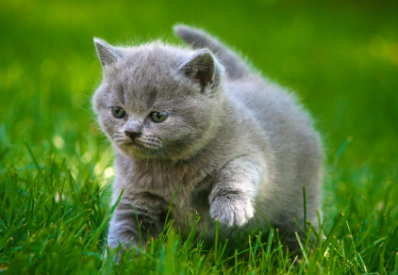
#> input picture image.png, 398 x 275 px
$ python main.py -f image.png -l 5 -b -g
#> lines starting #> are read from the running program, lines starting #| are printed output that depends on the picture
### work_with_images.py
"""
Модуль для создания изображений
"""

import os

from PIL import Image, ImageDraw

from tree import QuadTree, MAX_DEPTH


class CreatorGifImages:
    """
    Класс, отвечающий за сохранение Gif-изображений
    """

    def __init__(self) -> None:
        """
        Конструктор класса, который будет сохранять гифки
        :return: None
        """
        self.frames = []
        self.frames_count = 0
        self.gif_number = 1

        self.__path = self.create_path()

    # [7 lines left out: function path, not called in this run]

    def create_path(self) -> str:
        """
        Метод создания пути к гифке
        :return: путь к гифке
        """
        directory = "gif"

        # Если папки .gif нет, то создаём её
        if not os.path.exists(directory):
            os.mkdir(directory)

        path = f"{directory}\\gif{self.gif_number}.gif"
        while os.path.exists(path):
            self.gif_number += 1
            path = f"{directory}\\gif{self.gif_number}.gif"
        return path


# [33 lines left out: functions add_img_to_gif, create_gif, not called in this run]


def create_image(quadtree: QuadTree, level: int,
                 borders: bool) -> Image:
    """
    Создание изображения на основе квадродерева
    :param quadtree: Квадродерево
    :param level: Уровень глубины
    :param borders: Нужны ли границы
    :return: Готовое изображение
    """
    # Создаём пустой холст изображения
    image = Image.new('RGB', (quadtree.width, quadtree.height))

    draw = ImageDraw.Draw(image)
    draw.rectangle((0, 0, quadtree.width, quadtree.height), (0, 0, 0))
    leaf_nodes = quadtree.get_leaf_nodes(level)

    for node in leaf_nodes:
        if borders:
            draw.rectangle(node.border_box, node.average_color,
                           outline=(0, 0, 0))
        else:
            draw.rectangle(node.border_box, node.average_color)

    return image


def compression_start(file: str, level: int, borders: bool,
                      gif: bool) -> None:
    """
    Начало сжатия
    :param file: Путь к файлу
    :param level: Уровень глубины
    :param borders: Отображение границ
    :param gif: Нужно ли создавать gif изображение
    :return: None
    """
#> called with file = 'image.png', level = 5, borders = True, gif = True
    original_image = Image.open(file)
#> original_image is the input picture: PIL image 398x275 RGBA; mean R, G, B, A 85.6, 122.4, 48.6, 255
    quadtree = QuadTree(original_image)

    file_name = file[:-4]
    file_extension = file[len(file) - 3::]

    result_image = create_image(quadtree, level, borders)
    result_image.save(f"{file_name}_quadtree.{file_extension}")
    print("Изображение создано.")

    if gif:
        gif = CreatorGifImages()

        for value in range(MAX_DEPTH ,0,-1): #MAX_DEPTH+1   (1, level + 1)   (MAX_DEPTH ,0,-1)  MAX_DEPTH, level, -1
            new_img = create_image(quadtree, value, borders)
            add_img_to_gif(new_img, gif)

        create_gif(gif)

### tree.py
"""Реализация квадродерева"""

import threading
from typing import Optional, Union
from PIL import Image

MAX_DEPTH = 8  # Максимальная глубина узла
ERROR_THRESHOLD = 13  # Порог значения


class Point:
    """Класс точки."""

    def __init__(self, x_coordinate: int, y_coordinate: int) -> None:
        """
        Конструктор класса точки.
        :param x_coordinate: Координата x
        :param y_coordinate: Координата y
        :return: None
        """
#> in __init__, `hist = image.histogram()`: hist = 1024 values, max 109450 at index 1023, min 0 at index 0, mean 427.5
        self.x_coordinate = x_coordinate
        self.y_coordinate = y_coordinate

    # [15 lines left out: functions __eq__, __repr__, not called in this run]


def weighted_average(hist: list[int]) -> Union[int, float]:
    """
    Возвращает взвешенное среднее значение цвета и
    ошибку из гистограммы пикселей.
    :param hist: список количества пикселей для каждого диапазона.
    :return: взвешенное среднее значение цвета и ошибку
    """
    total = sum(hist)
#> total = 109450
    value, error = 0, 0
    if total > 0:
        # Формула для взвешенного среднего значения
        # предполагает умножение каждого щначения на его вес
        # (количество пикселей с этим значением), а затем деление
        # общего произведения на общее количество пикселей.
        value = sum(i * x for i, x in enumerate(hist)) / total
#> value = 85.64
        # Формула для ошибки рассчитывает среднеквадратичное отклонение
        # каждого значения от взвешенного среднего значения.
        error = sum(x * (value - i) ** 2 for i, x in enumerate(hist)) / total
#> error = 1962.6
        error = error ** 0.5
#> error = 44.3
    return value, error


def color_from_histogram(hist: list[int]) -> Union[tuple[int], float]:
    """
    Возвращает средний цвет RGB из заданной гистограммы
    количества цветов пикселей.
    :param hist: список количества пикселей для каждого диапазона.
    :return: Cредний цвет и ошибку.
    """
    red, red_error = weighted_average(hist[:256])
#> red = 85.64; red_error = 44.3
    green, green_error = weighted_average(hist[256:512])
#> green = 122.4; green_error = 34.94
    blue, blue_error = weighted_average(hist[512:768])
#> blue = 48.56; blue_error = 63.94
    error = red_error * 0.2989 + green_error * 0.5870 + blue_error * 0.1140
#> error = 41.04
    return (int(red), int(green), int(blue)), error


class QuadtreeNode:
    """
    Класс, отвечающий за узел квадродерева,
    который содержит секцию изображения и информацию о ней.
    """

    def __init__(self, image: Image, border_box: tuple[int],
                 depth: int) -> None:
        """
        Конструктор класса.
        :param image: изображение
        :param border_box: координатная область
        :param depth: глубина
        :return: None
        """
        self.__border_box = border_box  # регион копирования
        self.__depth = depth
        self.__childrens = None  # дочерние узлы текущего узла, разбитие на квадранты
        self.__is_leaf = False  # является ли листом дерева (больше не делится на узлы)
        self.node_points = []
        # left_right координата по x узло
        left_right = self.__border_box[0] + (self.__border_box[2] -
                                             self.__border_box[0]) / 2
        # top_bottom координата по y узла
        top_bottom = self.__border_box[1] + (self.__border_box[3] -
                                             self.__border_box[1]) / 2

        self.__node_center_point = Point(left_right, top_bottom)

        # Обрезка части изображения по координатам
        image = image.crop(border_box)
        # Метод histogram возвращает список количества пикселей
        # для каждого диапазона, присутствующего на изображении.
        # В списке будут объединены все подсчеты для каждого диапазона.
        # Для RGB изображения для каждого цвета будет возвращен
        # список количества пикселей, суммарно 768.
        # Другими словами, метод дает информацию о том, сколько красных,
        # зелёных и синих пикселей присутствует в изображении для каждых
        # 256 типо красного, 256 типов зеленого и 256 синего.
        hist = image.histogram()
        self.__average_color, self.__error = color_from_histogram(
            hist)  # (r, g, b), error

    @property
    def depth(self) -> int:
        """
        Возвращает значение глубины.
        :return: Значение глубины.
        """
        return self.__depth

    # [7 lines left out: function node_center_point, not called in this run]

    @property
    def error(self) -> float:
        """
        Возвращает значения ошибки (точность расчета отклонения)
        :return: Значение ошибки.
        """
        return self.__error

    @property
    def average_color(self) -> tuple[int, int, int]:
        """
        Возвращает значения цвета (средний цвет изображения)
        :return: Значение цвета.
        """
        return self.__average_color

    @property
    def childrens(self) -> Optional[list]:
        """
        Возвращение дочерних узлов.
        :return: Список с дочерними узлами.
        """
        return self.__childrens

    @property
    def border_box(self) -> tuple[int]:
        """
        Возвращает координаты граничных точек.
        :return: Координаты точек.
        """
        return self.__border_box

    @property
    def is_leaf(self) -> bool:
        """
        Является ли узел листом или нет.
        :return: Логическое значение
        """
        return self.__is_leaf

    @is_leaf.setter
    def is_leaf(self, value: bool) -> None:
        """
        Квадрант становится листом.
        :param value: Булевое значение
        :return: None
        """
        self.__is_leaf = value

    # [6 lines left out: function __repr__, not called in this run]

    def split(self, image: Image) -> None:
        """
        Разбивает данную секцию изображения на четыре равных блока.
        :param image: Изображение
        :return: None
        """

        left, top, right, bottom = self.__border_box
        #top_left - верхний левый блок
        #top_rigth - верхний правый блок
        #bottom_left - нижний левый блок
        #bottom_right - нижний правый блок
        top_left = QuadtreeNode(image, (
            left, top, self.__node_center_point.x_coordinate,
            self.__node_center_point.y_coordinate),
                                self.__depth + 1)
#> call 2 of __init__, with border_box = (0, 0, 199, 137.5), depth = 1
#> call 2 of __init__, with x_coordinate = 99.5, y_coordinate = 68.75
#> in __init__ (call 2), `image = image.crop(border_box)`:
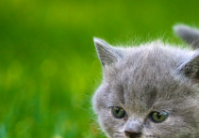
#> image: PIL image 199x138 RGBA; mean R, G, B, A 99.3, 134.9, 52.8, 255
#> in __init__ (call 2), `hist = image.histogram()`: hist = 1024 values, max 27462 at index 1023, min 0 at index 0, mean 107.3
        top_right = QuadtreeNode(image, (
            self.__node_center_point.x_coordinate, top, right,
            self.__node_center_point.y_coordinate),
                                 self.__depth + 1)
#> call 3 of __init__, with border_box = (199, 0, 398, 137.5), depth = 1
#> call 3 of __init__, with x_coordinate = 298.5, y_coordinate = 68.75
#> in __init__ (call 3), `image = image.crop(border_box)`:
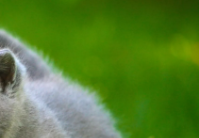
#> image: PIL image 199x138 RGBA; mean R, G, B, A 87.3, 127.5, 47.2, 255
        bottom_left = QuadtreeNode(image,
                                   (left,
                                    self.__node_center_point.y_coordinate,
                                    self.__node_center_point.x_coordinate,
                                    bottom),
                                   self.__depth + 1)
#> call 4 of __init__, with border_box = (0, 137.5, 199, 275), depth = 1
#> call 4 of __init__, with x_coordinate = 99.5, y_coordinate = 206.2
#> in __init__ (call 4), `image = image.crop(border_box)`:
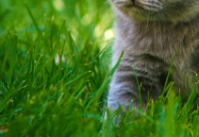
#> image: PIL image 199x137 RGBA; mean R, G, B, A 70.3, 109.6, 36.8, 255
#> in __init__ (call 4), `hist = image.histogram()`: hist = 1024 values, max 27263 at index 1023, min 0 at index 0, mean 106.5
        bottom_right = QuadtreeNode(image,
                                    (self.__node_center_point.x_coordinate,
                                     self.__node_center_point.y_coordinate,
                                     right, bottom),
                                    self.__depth + 1)
#> in __init__ (call 5), `image = image.crop(border_box)`:
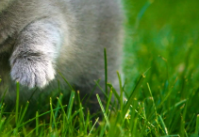
#> image: PIL image 199x137 RGBA; mean R, G, B, A 85.4, 117.5, 57.4, 255

        self.__childrens = [top_left, top_right, bottom_left, bottom_right]

    # [98 lines left out: functions insert_point, find_node, remove_point, find_node_contain_point, not called in this run]


class QuadTree:
    """Класс квадродерева."""

    def __init__(self, image: Image) -> None:
        """
        Конструктор класса
        :param image: исходное изображение.
        :return: None
        """
        self.__width, self.__height = image.size
        self.__root = QuadtreeNode(image, image.getbbox(), 0)

        # остлеживает максимальную глубину, достигнутую рекурсией
        self.__max_depth = 0
        self.__build_tree(image, self.__root)

    @property
    def width(self) -> int:
        """
        Возвращает ширину исходного изображения
        :return: ширина исходного изображения
        """
        return self.__width

    @property
    def height(self) -> int:
        """
        Возвращает высоту исходного изображения
        :return: высота изображения
        """
        return self.__height

    # [15 lines left out: functions max_depth, root, not called in this run]

    def __build_tree(self, image: Image, node: QuadtreeNode) -> None:
        """
        Рекурсивно добавляет узлы, пока не будет достигнута макс. глубина
        :param image: исходное изображение
        :param node: узел
        :return: None
        """
        if (node.depth >= MAX_DEPTH) or (node.error <= ERROR_THRESHOLD):
            if node.depth > self.__max_depth:
                self.__max_depth = node.depth
            node.is_leaf = True
            return None

        node.split(image) #разбили на 4

        #многопоточность - паралельное выполнение действий ниже
        threads = []  # Список для хранения потоков
        for child in node.childrens:
            thread = threading.Thread(target=self.__build_tree, args=(image, child))  # Создание потока
            thread.start()  # Запуск потока
            threads.append(thread)  # Добавление потока в список
#> after the loop, threads = 4 items

        for process in threads:
            process.join()
#> this loop made 4 passes
#> in create_image, `image = Image.new('RGB', (quadtree.width, quadtree.height))`: image: PIL image 398x275 RGB; every value is 0

        return None

    def get_leaf_nodes(self, depth: int) -> list:
        """
        Получаем листья дерева.
        :param depth: Значение глубины рекурсии.
        :return: Список листьев
        """

        if depth > self.__max_depth:
            raise ValueError('Дана глубина больше, чем высота деревьев')

        leaf_nodes = []

        # рекурсивный поиск по квадродереву
        self.get_leaf_nodes_recursion(self.__root, depth, leaf_nodes)

        return leaf_nodes #писок узлов которые являются листьями

    def get_leaf_nodes_recursion(self, node: QuadtreeNode, depth: int,
                                 leaf_nodes: list) -> None:
        """
        Рекурсивно получает листовые узлы в зависимости от того,
        является ли узел листом или достигнута заданная глубина.
        :param node: Узел
        :param depth: значение глубины
        :param leaf_nodes: Список листьев
        :return:
        """
#> called with depth = 5
        if node.is_leaf is True or node.depth == depth:
            leaf_nodes.append(node)
        elif node.childrens is not None:
            for child in node.childrens:
                self.get_leaf_nodes_recursion(child, depth, leaf_nodes)

### main.py
"""Основная программа"""

import argparse
import os
import time
from typing import Union, Any
from work_with_images import compression_start


def check_fields(args: Any) -> bool:
    """Проверка переданных аргументов"""

    if not os.path.exists(args.file) or \
            args.file[len(args.file) - 3::] not in \
            ["jpg", "png", "jpeg"]:
        print("Такого файла c изображением не существует.")
        return False

    if args.level not in range(1, 9):
        print("Значение уровня сжатия должно быть от 1 до 8.")
        return False

    return True


def parse_args() -> Union[bool, str]:
    """Обработка параметров командной строки"""
    # Осуществляем разбор аргументов командной строки
    parser = argparse.ArgumentParser(description="Сжатие изображений на основе"
                                                 " квадродеревьев")

    parser.add_argument("-f", "--file",  dest="file", type=str,
                        help="Исходный файл изображения", required=True)

    parser.add_argument("-l", "--level", dest="level", type=int,
                        help="Уровень сжатия", required=True)

    parser.add_argument("-b", "--borders", dest="borders", action="store_true",
                        help="Отображение границ")

    parser.add_argument("-g", "--gif", dest="gif", action="store_true",
                        help="Создание gif-изображения")

    # В эту переменную попадает результат разбора аргументов командной строки.
    args = parser.parse_args()

    # Проверяем аргументы командной строки
    if check_fields(args):
        start_time = time.time()
        compression_start(args.file, args.level, args.borders, args.gif)
#> in compression_start, `result_image = create_image(quadtree, level, borders)`:
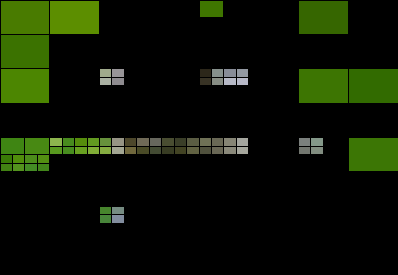
#> result_image: PIL image 398x275 RGB; mean R, G, B 13.5, 21.6, 4.1
        end_time = time.time()
        print(f"Время выполнения программы: {end_time - start_time:.2f} секунд")

    else:
        print("Переданы неверные аргументы.")


def main():
    """Точка входа"""
    parse_args()


if __name__ == "__main__":
#> (the run stopped early here; a loop or call above may not have finished)
